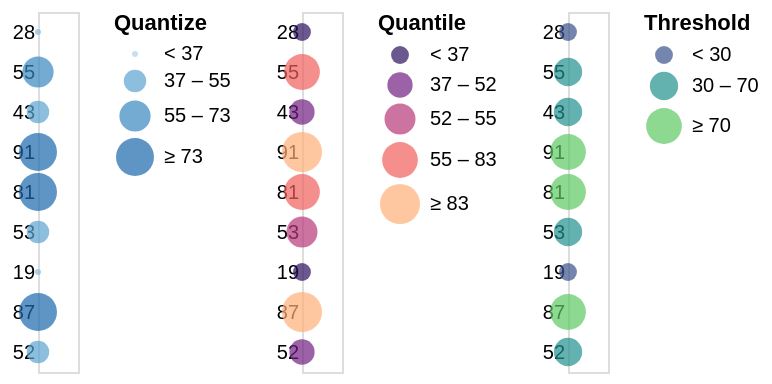

The specification (Vega-Lite) saved for this image:
### Vega specification from a JSON file in a GitHub repository (floating-point values rounded to 4 significant figures)
{"$schema": "https://vega.github.io/schema/vega/v5.json", "description": "Horizontally concatenated charts that show different types of discretizing scales.", "background": "white", "padding": 5, "width": 20, "data": [{"name": "source_0", "values": [{"a": "A", "b": 28}, {"a": "B", "b": 55}, {"a": "C", "b": 43}, {"a": "D", "b": 91}, {"a": "E", "b": 81}, {"a": "F", "b": 53}, {"a": "G", "b": 19}, {"a": "H", "b": 87}, {"a": "I", "b": 52}]}, {"name": "data_1", "source": "source_0", "transform": [{"type": "filter", "expr": "isValid(datum[\"b\"]) && isFinite(+datum[\"b\"])"}]}, {"name": "data_2", "source": "source_0", "transform": [{"type": "filter", "expr": "isValid(datum[\"b\"]) && isFinite(+datum[\"b\"])"}]}, {"name": "data_3", "source": "source_0", "transform": [{"type": "filter", "expr": "isValid(datum[\"b\"]) && isFinite(+datum[\"b\"])"}]}], "signals": [{"name": "concat_0_y_step", "value": 20}, {"name": "concat_0_height", "update": "bandspace(domain('concat_0_y').length, 1, 0.5) * concat_0_y_step"}, {"name": "concat_1_y_step", "value": 20}, {"name": "concat_1_height", "update": "bandspace(domain('concat_1_y').length, 1, 0.5) * concat_1_y_step"}, {"name": "concat_2_y_step", "value": 20}, {"name": "concat_2_height", "update": "bandspace(domain('concat_2_y').length, 1, 0.5) * concat_2_y_step"}], "layout": {"padding": 20, "bounds": "full", "align": "each"}, "marks": [{"type": "group", "name": "concat_0_group", "style": "cell", "encode": {"update": {"width": {"signal": "width"}, "height": {"signal": "concat_0_height"}}}, "signals": [{"name": "width", "update": "width"}], "marks": [{"name": "concat_0_marks", "type": "symbol", "style": ["circle"], "from": {"data": "data_1"}, "encode": {"update": {"opacity": {"value": 0.7}, "fill": {"scale": "concat_0_color", "field": "b"}, "x": {"signal": "width", "mult": 0.5}, "y": {"scale": "concat_0_y", "field": "b"}, "size": {"scale": "concat_0_size", "field": "b"}, "shape": {"value": "circle"}}}}], "axes": [{"scale": "concat_0_y", "orient": "left", "grid": false, "domain": false, "ticks": false, "zindex": 0}], "legends": [{"title": "Quantize", "fill": "concat_0_color", "symbolType": "circle", "encode": {"symbols": {"update": {"opacity": {"value": 0.7}}}}, "size": "concat_0_size"}]}, {"type": "group", "name": "concat_1_group", "style": "cell", "encode": {"update": {"width": {"signal": "width"}, "height": {"signal": "concat_1_height"}}}, "signals": [{"name": "width", "update": "width"}], "marks": [{"name": "concat_1_marks", "type": "symbol", "style": ["circle"], "from": {"data": "data_2"}, "encode": {"update": {"opacity": {"value": 0.7}, "fill": {"scale": "concat_1_color", "field": "b"}, "x": {"signal": "width", "mult": 0.5}, "y": {"scale": "concat_1_y", "field": "b"}, "size": {"scale": "concat_1_size", "field": "b"}, "shape": {"value": "circle"}}}}], "axes": [{"scale": "concat_1_y", "orient": "left", "grid": false, "domain": false, "ticks": false, "zindex": 0}], "legends": [{"format": "d", "title": "Quantile", "fill": "concat_1_color", "labelOverlap": "greedy", "symbolType": "circle", "encode": {"symbols": {"update": {"opacity": {"value": 0.7}}}}, "size": "concat_1_size"}]}, {"type": "group", "name": "concat_2_group", "style": "cell", "encode": {"update": {"width": {"signal": "width"}, "height": {"signal": "concat_2_height"}}}, "signals": [{"name": "width", "update": "width"}], "marks": [{"name": "concat_2_marks", "type": "symbol", "style": ["circle"], "from": {"data": "data_3"}, "encode": {"update": {"opacity": {"value": 0.7}, "fill": {"scale": "concat_2_color", "field": "b"}, "x": {"signal": "width", "mult": 0.5}, "y": {"scale": "concat_2_y", "field": "b"}, "size": {"scale": "concat_2_size", "field": "b"}, "shape": {"value": "circle"}}}}], "axes": [{"scale": "concat_2_y", "orient": "left", "grid": false, "domain": false, "ticks": false, "zindex": 0}], "legends": [{"title": "Threshold", "fill": "concat_2_color", "labelOverlap": "greedy", "symbolType": "circle", "encode": {"symbols": {"update": {"opacity": {"value": 0.7}}}}, "size": "concat_2_size"}]}], "scales": [{"name": "concat_0_y", "type": "point", "domain": {"data": "data_1", "field": "b"}, "range": {"step": {"signal": "concat_0_y_step"}}, "padding": 0.5}, {"name": "concat_0_color", "type": "quantize", "domain": {"data": "data_1", "field": "b"}, "range": "ramp", "zero": true, "interpolate": "hcl"}, {"name": "concat_0_size", "type": "quantize", "domain": {"data": "data_1", "field": "b"}, "range": {"signal": "sequence(9, 361 + (361 - 9) / (4 - 1), (361 - 9) / (4 - 1))"}, "zero": false}, {"name": "concat_1_y", "type": "point", "domain": {"data": "data_2", "field": "b"}, "range": {"step": {"signal": "concat_1_y_step"}}, "padding": 0.5}, {"name": "concat_1_color", "type": "quantile", "domain": {"data": "data_2", "field": "b"}, "range": {"scheme": "magma"}, "interpolate": "hcl"}, {"name": "concat_1_size", "type": "quantile", "domain": {"data": "data_2", "field": "b"}, "range": [80, 160, 240, 320, 400]}, {"name": "concat_2_y", "type": "point", "domain": {"data": "data_3", "field": "b"}, "range": {"step": {"signal": "concat_2_y_step"}}, "padding": 0.5}, {"name": "concat_2_color", "type": "threshold", "domain": [30, 70], "range": {"scheme": "viridis"}, "interpolate": "hcl"}, {"name": "concat_2_size", "type": "threshold", "domain": [30, 70], "range": [80, 200, 320]}]}
